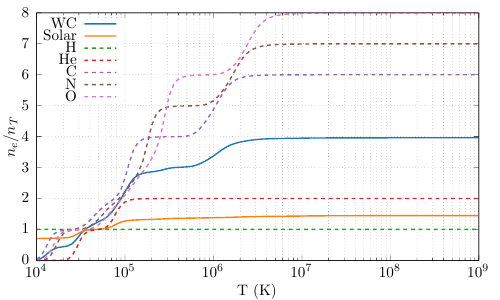

Reproduce this figure in gnuplot.
set terminal cairolatex standalone size 5in,3in
set output "ionisation-fraction.tex"

set logscale x
set format x '$10^{%L}$'
set grid
set ylabel '$n_e / n_T$'
set xlabel 'T(K)'
set xrange[1e4:1e9]
set key bottom right

set style fill transparent solid 0.5 noborder

set colorsequence podo

set key top left

plot "electron_WC" u (10**$1):2 t "WC" w l ,\
     "electron_solar" u (10**$1):2 t "Solar" w l ,\
     "electron_H" u (10**$1):2 t "H" dashtype '-' w l ,\
     "electron_He" u (10**$1):2 t "He" dashtype '-'w l ,\
     "electron_C" u (10**$1):2 t "C" dashtype '-' w l ,\
     "electron_N" u (10**$1):2 t "N" dashtype '-' w l ,\
     "electron_O" u (10**$1):2 t "O" dashtype '-' w l ,\
     
